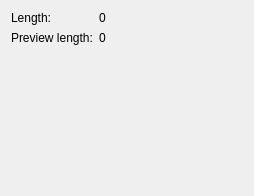
<?xml version="1.0" encoding="UTF-8"?>
<ui version="4.0">
 <class>RulerToolPropertiesView</class>
 <widget class="QWidget" name="RulerToolPropertiesView">
  <property name="geometry">
   <rect>
    <x>0</x>
    <y>0</y>
    <width>254</width>
    <height>196</height>
   </rect>
  </property>
  <property name="windowTitle">
   <string>Form</string>
  </property>
  <layout class="QVBoxLayout" name="verticalLayout">
   <item>
    <widget class="QFrame" name="frame">
     <property name="frameShape">
      <enum>QFrame::NoFrame</enum>
     </property>
     <property name="frameShadow">
      <enum>QFrame::Plain</enum>
     </property>
     <layout class="QFormLayout" name="formLayout">
      <property name="fieldGrowthPolicy">
       <enum>QFormLayout::FieldsStayAtSizeHint</enum>
      </property>
      <property name="labelAlignment">
       <set>Qt::AlignLeading|Qt::AlignLeft|Qt::AlignVCenter</set>
      </property>
      <property name="formAlignment">
       <set>Qt::AlignLeading|Qt::AlignLeft|Qt::AlignVCenter</set>
      </property>
      <property name="margin">
       <number>0</number>
      </property>
      <item row="0" column="0">
       <widget class="QLabel" name="label_2">
        <property name="text">
         <string>Length:</string>
        </property>
       </widget>
      </item>
      <item row="1" column="0">
       <widget class="QLabel" name="label_3">
        <property name="text">
         <string>Preview length:</string>
        </property>
       </widget>
      </item>
      <item row="0" column="1">
       <widget class="QLabel" name="labelLength">
        <property name="text">
         <string>0</string>
        </property>
       </widget>
      </item>
      <item row="1" column="1">
       <widget class="QLabel" name="labelPreview">
        <property name="text">
         <string>0</string>
        </property>
       </widget>
      </item>
     </layout>
    </widget>
   </item>
   <item>
    <widget class="SliderWidget" name="sliderWidgetLineWidth" native="true"/>
   </item>
   <item>
    <spacer name="verticalSpacer">
     <property name="orientation">
      <enum>Qt::Vertical</enum>
     </property>
     <property name="sizeHint" stdset="0">
      <size>
       <width>225</width>
       <height>34</height>
      </size>
     </property>
    </spacer>
   </item>
  </layout>
 </widget>
 <customwidgets>
  <customwidget>
   <class>SliderWidget</class>
   <extends>QWidget</extends>
   <header>SliderWidget/SliderWidget.h</header>
   <container>1</container>
  </customwidget>
 </customwidgets>
 <resources/>
 <connections/>
</ui>
